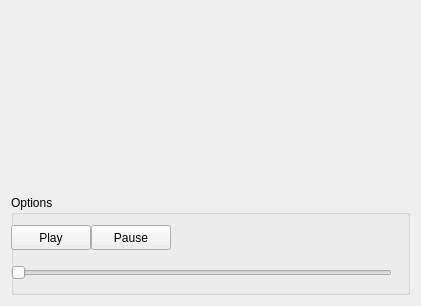
<?xml version="1.0" encoding="UTF-8"?>
<ui version="4.0">
 <class>MainWindow</class>
 <widget class="QMainWindow" name="MainWindow">
  <property name="geometry">
   <rect>
    <x>0</x>
    <y>0</y>
    <width>421</width>
    <height>306</height>
   </rect>
  </property>
  <property name="windowTitle">
   <string>MainWindow</string>
  </property>
  <widget class="QWidget" name="centralWidget">
   <layout class="QVBoxLayout" name="verticalLayout">
    <item>
     <layout class="QGridLayout" name="gridLayout">
      <item row="0" column="0">
       <widget class="QLabel" name="display">
        <property name="maximumSize">
         <size>
          <width>1900</width>
          <height>910</height>
         </size>
        </property>
        <property name="text">
         <string/>
        </property>
       </widget>
      </item>
     </layout>
    </item>
    <item>
     <widget class="QGroupBox" name="groupBox">
      <property name="sizePolicy">
       <sizepolicy hsizetype="Preferred" vsizetype="Preferred">
        <horstretch>0</horstretch>
        <verstretch>0</verstretch>
       </sizepolicy>
      </property>
      <property name="minimumSize">
       <size>
        <width>0</width>
        <height>100</height>
       </size>
      </property>
      <property name="maximumSize">
       <size>
        <width>16777215</width>
        <height>100</height>
       </size>
      </property>
      <property name="title">
       <string>Options</string>
      </property>
      <widget class="QPushButton" name="Play">
       <property name="geometry">
        <rect>
         <x>0</x>
         <y>30</y>
         <width>80</width>
         <height>25</height>
        </rect>
       </property>
       <property name="text">
        <string>Play</string>
       </property>
      </widget>
      <widget class="QPushButton" name="pause">
       <property name="geometry">
        <rect>
         <x>80</x>
         <y>30</y>
         <width>80</width>
         <height>25</height>
        </rect>
       </property>
       <property name="text">
        <string>Pause</string>
       </property>
      </widget>
      <widget class="QSlider" name="TimeLine">
       <property name="geometry">
        <rect>
         <x>0</x>
         <y>70</y>
         <width>381</width>
         <height>16</height>
        </rect>
       </property>
       <property name="sizePolicy">
        <sizepolicy hsizetype="Preferred" vsizetype="Fixed">
         <horstretch>1</horstretch>
         <verstretch>0</verstretch>
        </sizepolicy>
       </property>
       <property name="maximum">
        <number>100000</number>
       </property>
       <property name="orientation">
        <enum>Qt::Horizontal</enum>
       </property>
      </widget>
     </widget>
    </item>
   </layout>
  </widget>
 </widget>
 <layoutdefault spacing="6" margin="11"/>
 <resources/>
 <connections/>
</ui>
